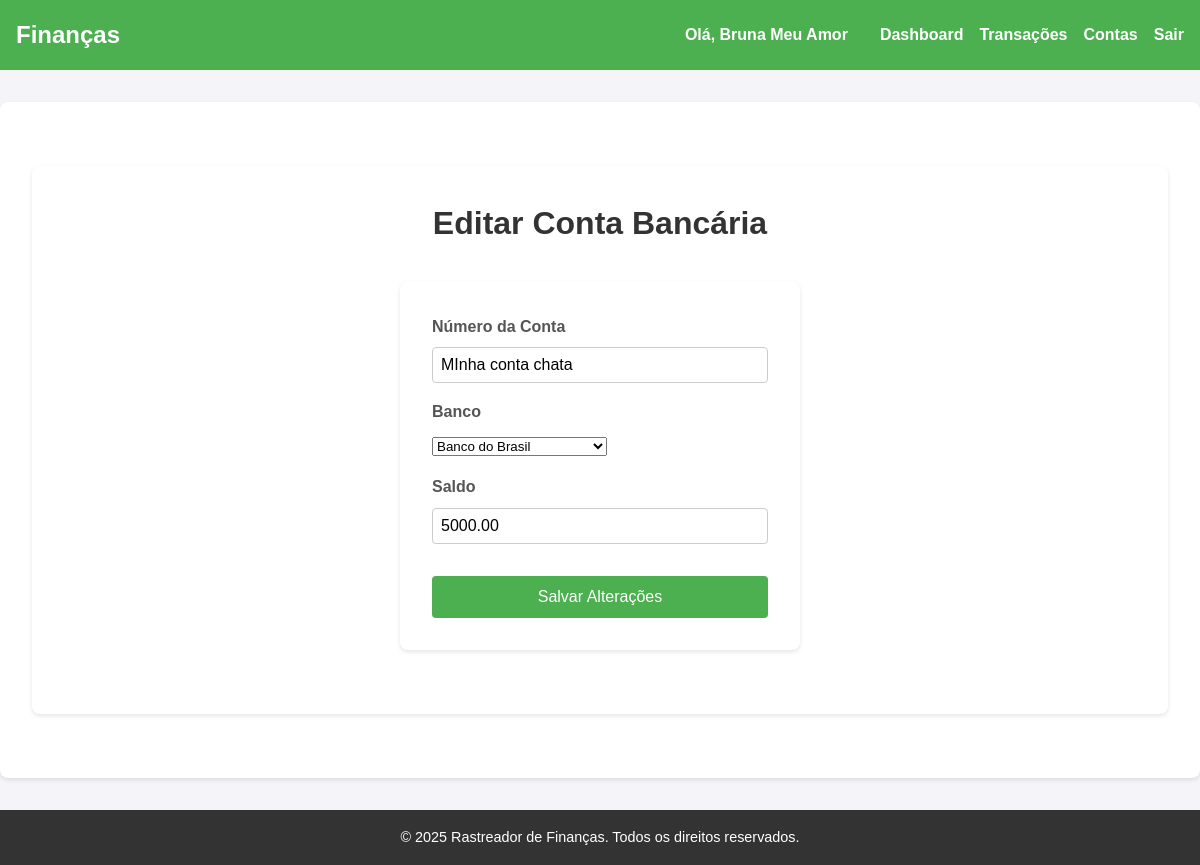
The app's page /configuracoes/contas/editar/3 (signed in) with its own data.
### models.py (models this page shows, shortened)
class BankAccount(db.Model):
    id = db.Column(db.Integer, primary_key=True)
    account_name = db.Column(db.String(20), nullable=False, unique=True)
    balance = db.Column(db.Numeric(10, 2), nullable=False)
    user_id = db.Column(db.Integer, db.ForeignKey('user.id'), nullable=False)
    bank_id = db.Column(db.Integer, db.ForeignKey('bank.id'), nullable=False)
    created_at = db.Column(db.DateTime, nullable=False, default=datetime.utcnow)
    transactions = db.relationship('Transaction', backref='bank_account', lazy=True)

class Bank(db.Model):
    id = db.Column(db.Integer, primary_key=True)
    name = db.Column(db.String(100), nullable=False, unique=True)
    bank_accounts = db.relationship('BankAccount', backref='bank', lazy=True)
    credit_cards = db.relationship('CreditCard', backref='bank', lazy=True)

### app.py (the view, shortened to what this page needs)
@app.route('/configuracoes/contas/editar/<int:account_id>', methods=['GET', 'POST'])
def editar_conta(account_id):
    if not session['user_id']:
        return redirect(url_for('login'))
    account = BankAccount.query.filter_by(id=account_id, user_id=session['user_id']).first()
    if not account:
        return redirect(url_for('configuracoes_contas'))  # Redireciona se a conta não existir ou não pertencer ao usuário
    banks = Bank.query.all()
    return render_template('configuracoes/contas/editar_conta.html', account=account, banks=banks)

### templates/configuracoes/contas/editar_conta.html (shortened to what this page needs)
{% extends "layout.html" %}
{% block content %}
<main class="container">
    <h1 class="page-title">Editar Conta Bancária</h1>
    <div class="form-container">
        <form method="POST" action="/configuracoes/contas/editar/{{ account.id }}" class="form">
            <div class="form-group">
                <label for="account-name">Número da Conta</label>
                <input type="text" id="account-name" name="account_name" value="{{ account.account_name }}" required>
            </div>
            <div class="form-group">
                <label for="bank-id">Banco</label>
                <select id="bank-id" name="bank_id" required>
                    {% for bank in banks %}
                        <option value="{{ bank.id }}" {% if bank.id == account.bank_id %}selected{% endif %}>{{ bank.name }}</option>
                    {% endfor %}
                </select>
            </div>
            <div class="form-group">
                <label for="balance">Saldo</label>
                <input type="text" id="balance" name="balance" value="{{ account.balance }}" required inputmode="numeric">
            </div>
            <button type="submit" class="btn">Salvar Alterações</button>
        </form>
    </div>
</main>
{% endblock content %}

### static/styles.css (style rules this page uses)
* { margin: 0; padding: 0; box-sizing: border-box; }
body { font-family: Arial, sans-serif; background-color: #f4f4f9; color: #333; line-height: 1.6; }
main .container { margin: 2rem auto; padding: 0 1rem; background: white; border-radius: 8px; box-shadow: 0 2px 4px rgba(0, 0, 0, 0.1); padding: 2rem; }
.form-container { max-width: 400px; margin: 2rem auto; background: white; padding: 2rem; border-radius: 8px; box-shadow: 0 2px 4px rgba(0, 0, 0, 0.1); text-align: center; }
.form .form-group { margin-bottom: 1rem; text-align: left; }
.form label { display: block; margin-bottom: 0.5rem; font-weight: bold; color: #555; }
.form input { width: 100%; padding: 0.5rem; border: 1px solid #ccc; border-radius: 4px; font-size: 1rem; }
.form .btn { width: 100%; padding: 0.75rem; background-color: #4CAF50; color: white; border: none; border-radius: 4px; font-size: 1rem; cursor: pointer; margin-top: 1rem; }
.page-title { text-align: center; margin-bottom: 2rem; font-size: 2rem; color: #333; }

### records on screen
BankAccount: account_name "MInha conta chata", bank_id "Banco do Brasil", balance "5000.00"

### other values on screen
{{ session['username'] }} "Bruna Meu Amor"
